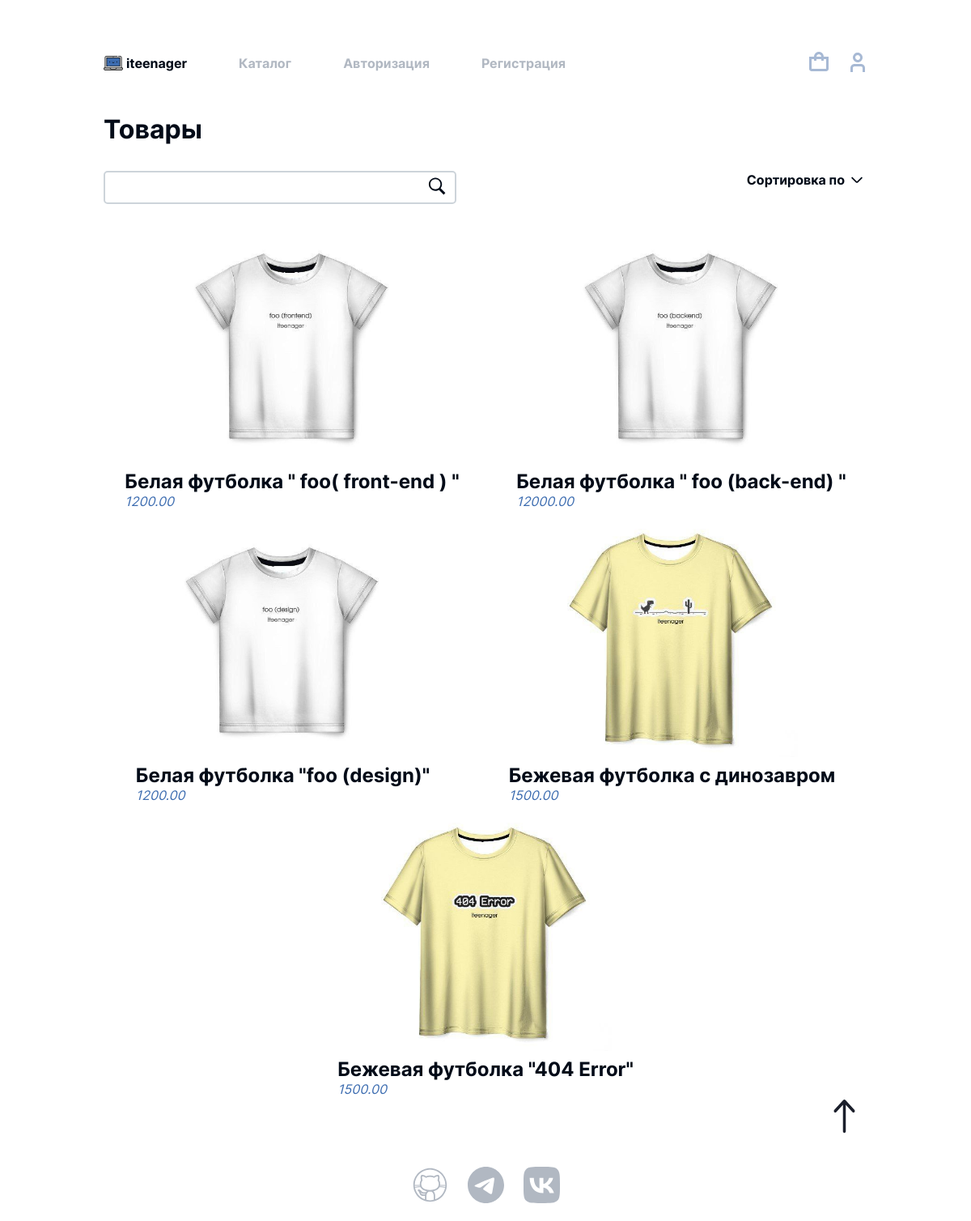
/store/, run on the app's committed database.
### shop/models.py (models this page shows, shortened)
class Product(models.Model):
    name = models.CharField(max_length=200)
    price = models.FloatField()
    description = models.CharField(max_length=1000, null=True)
    image = models.ImageField(null=True, blank=True)
    image2 = models.ImageField(null=True, blank=True)
    image3 = models.ImageField(null=True, blank=True)

### shop/views.py (the view, shortened to what this page needs)
# urls.py: path('store/', views.StoreView.as_view(), name='store'),
class StoreView(View):
    template_name = 'store.html'
    def get_order_products(self, user):
        if user.is_authenticated:
            order, created = Order.objects.get_or_create(user=user, complete=False)
            return order.get_products
        return []
    def get_context_data(self, request, products, order_products):
        return {
            'products': products,
            'order_products': order_products,
            'user': request.user,
        }
    def get(self, request, *args, **kwargs):
        products = Product.objects.all()
        order_products = self.get_order_products(request.user)
        context = self.get_context_data(request, products, order_products)
        return render(request, self.template_name, context)

### shop/templates/store.html (shortened to what this page needs)
{% extends 'main.html' %}
{% load static %}
{% block css%}
<link rel="stylesheet" type="text/css" href="{% static 'css/store.css' %}">
<link rel="stylesheet" type="text/css" href="{% static 'css/interface.css' %}">
<link rel="stylesheet" href="{% static 'css/header.css' %}">
{% endblock css%}
{% block content %}
<div class="container container-main main">
    <h1>Товары</h1>
    <form action="" method="POST">
        <div class="store-search">
            <input name="search_value" class="store-search__input"/>
            <button type="submit" name="search"><img src="{% static 'icons/icon-search.svg' %}" alt=""></button>
        </div>
        <div class="sort-event">
            <button class="sort">Сортировка по <img src="/static/icons/arrow-down.svg" alt="arrow button"></button>
        </div>
    </form>
    <div class="container__list-shop">
        {% for product in products %}
        <div class="list-shop__product">
            <img class="product__img" src="{{product.image.url}}"/>
            <div class="list-shop__product__description">
                <a href="{% url 'product_details' product.id %}">
                    <p class="product__title">{{product.name}}</p>
                    <p class="product__cost">{{product.price|floatformat:2}}</p>
                </a>
        </div>
        </div>
        {% endfor %}
    </div>
    <div class="line-button-page-up">
        <button class="pageUp"><img src="/static/icons/arrowSort-up.svg" alt="arrow up"></button>
    </div>
</div>
<footer>
    <a href="https://github.com/Erubarm">
        <img src="{% static 'icons/icon-github.svg' %}" alt="github icon">
    </a>
    <a href="https://t.me/KKom3 ">
        <img src="{% static 'icons/icon-telegram.svg' %}" alt="telegram icon">
    </a>
    <a href="https://vk.com/pomianem_xex">
        <img src="{% static 'icons/icon-vk.svg' %}" alt="VK icon">
    </a>
</footer>
{% endblock content %}

### static/css/store.css (style rules this page uses)
h1 { color: var(--Black); margin: 0; }
form { margin-top: 32px; width: 100%; display: flex; flex-direction: row; justify-content: space-between; }
.container-main { margin: 0px 128px; }
.main { margin-top: 48px; }
.main h1 { width: 100%; display: flex; flex-direction: row; justify-content: start; }
.store-search { display: flex; flex-direction: row; align-items: center; border: 2px solid var(--Grey-200); border-radius: 5px; padding: 4px; }
.store-search__input { height: 24px; font-family: 'Inter p-big', sans-serif; font-size: 24px; border: none; outline: none; background: inherit; }
.store-search button { background: inherit; border: none; cursor: pointer; }
.sort { display: flex; flex-direction: row; align-items: center; gap: 8px; font-family: 'Inter title', sans-serif; font-size: 16px; color: var(--Black); border: none; background: inherit; cursor: pointer; }
.container__list-shop { margin-top: 32px; display: flex; flex-direction: row; gap: 18px; justify-content: space-around; flex-wrap: wrap; width: 100%; }
.container__list-shop img { width: 26vw; height: 36vh; object-fit: cover; }
.product__title { color: var(--Black); font-family: 'Inter title', sans-serif; font-size: 24px; }
.product__cost { color: var(--Blue-300); font-family: 'Inter p-big', sans-serif; font-size: 16px; font-style: italic; }
.list-shop__product { display: flex; flex-direction: column; align-items: center; }
.list-shop__product__description { margin-top: 8px; display: flex; flex-direction: column; justify-content: space-between; gap: 16px; }
.list-shop__product a { text-decoration: none; }

### static/css/interface.css (style rules this page uses)
:root { --Black: #020B18; --White: #fff; --Grey-100: #F0F1F3; --Grey-200: #CDD4DA; --Blue-100: #B1B8C2; --Blue-200: #020B18; --Blue-300: #3C6CB0; }
body { background: var(--White); }
.main { max-width: 100vw; }
.container { display: flex; flex-direction: column; align-items: center; }
h1 { font-family: "Inter h1", sans-serif; }
body { margin:0; }
footer { display: flex; flex-direction: row; justify-content: center; align-items: center; gap: 24px; padding-top: 36px; padding-bottom: 18px; }
h1,h2,h3,p { margin: 0; }
.line-button-page-up { width: 100%; display: flex; flex-direction: row; justify-content: end; }
.line-button-page-up button { background: inherit; border: none; cursor: pointer; }

### data on the page
Product: image (picture), name "Белая футболка \" foo( front-end ) \"", price "1200.00"
Product: image (picture), name "Белая футболка \" foo (back-end) \"", price "12000.00"
Product: image (picture), name "Белая футболка \"foo (design)\"", price "1200.00"
Product: image (picture), name "Бежевая футболка с динозавром", price "1500.00"
Product: image (picture), name "Бежевая футболка \"404 Error\"", price "1500.00"
